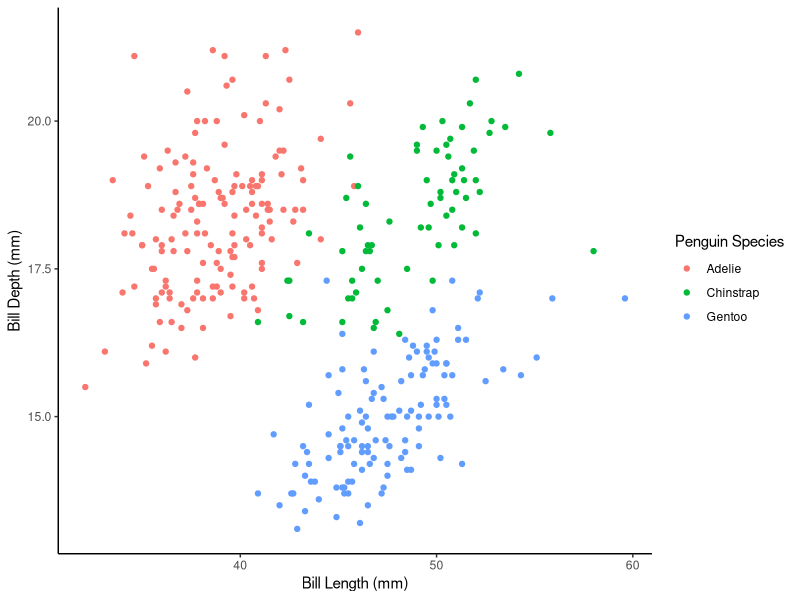
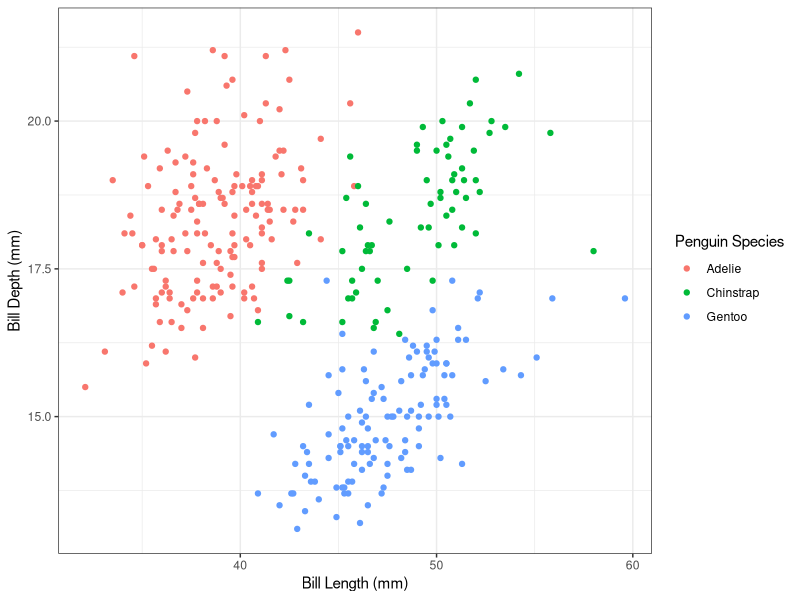

Here is the R script that generated these plots, in order: (Note: this script raises an error after producing the figures.)
## ---- chunk 1
library(tidyverse)
library(palmerpenguins)
## ---- chunk 2
#| echo: false
#| fig-align: center

ggplot(data = penguins, 
       mapping = aes(x = bill_length_mm, 
                     y = bill_depth_mm, 
                     color = species)) + 
  geom_point() +
  labs(y = "Bill Depth (mm)", 
       x = "Bill Length (mm)", 
       color = "Penguin Species") +
  theme_classic()
## ---- chunk 3
#| echo: false
#| fig-align: center

ggplot(data = penguins, 
       mapping = aes(x = bill_length_mm, 
                     y = bill_depth_mm, 
                     color = species)) + 
  geom_point() +
  labs(y = "Bill Depth (mm)", 
       x = "Bill Length (mm)", 
       color = "Penguin Species") +
  theme_bw()
## ---- chunk 4
#| echo: false
#| out-width: 40%
#| out-height: 20%
knitr::include_graphics("images/active_shooters.PNG")
